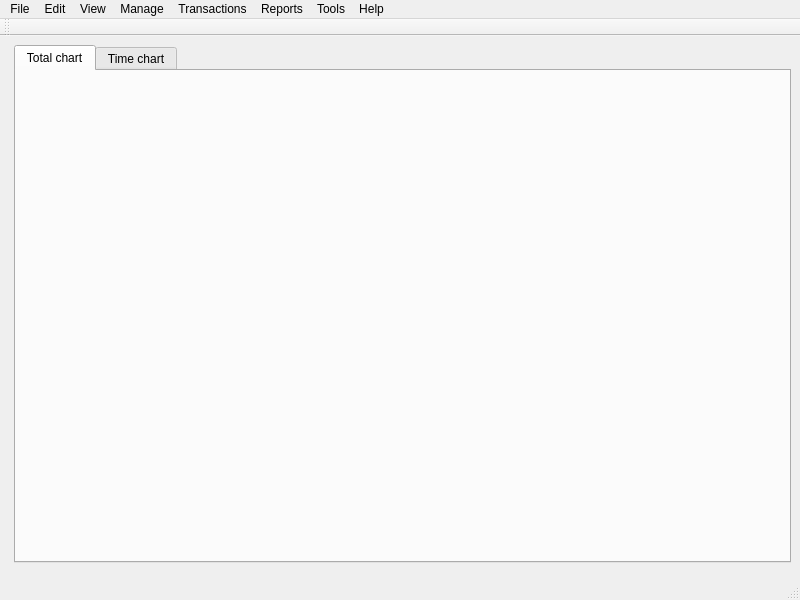
<?xml version="1.0" encoding="UTF-8"?>
<ui version="4.0">
 <class>MainWin</class>
 <widget class="QMainWindow" name="MainWin">
  <property name="geometry">
   <rect>
    <x>0</x>
    <y>0</y>
    <width>800</width>
    <height>600</height>
   </rect>
  </property>
  <property name="windowTitle">
   <string>MainWin</string>
  </property>
  <property name="windowIcon">
   <iconset resource="res/res.qrc">
    <normaloff>:/img/lucky-cat.svg</normaloff>:/img/lucky-cat.svg</iconset>
  </property>
  <property name="styleSheet">
   <string notr="true"/>
  </property>
  <widget class="QWidget" name="centralwidget">
   <layout class="QVBoxLayout" name="verticalLayout">
    <item>
     <layout class="QHBoxLayout" name="horizontalLayout_2">
      <property name="spacing">
       <number>5</number>
      </property>
      <property name="leftMargin">
       <number>0</number>
      </property>
      <property name="topMargin">
       <number>0</number>
      </property>
      <property name="rightMargin">
       <number>0</number>
      </property>
      <property name="bottomMargin">
       <number>0</number>
      </property>
      <item>
       <widget class="AccountSumWidget" name="m_iAccountSumWidget" native="true">
        <property name="styleSheet">
         <string notr="true"/>
        </property>
       </widget>
      </item>
      <item>
       <widget class="QTabWidget" name="tabWidget">
        <property name="currentIndex">
         <number>0</number>
        </property>
        <widget class="TotalChartWidget" name="m_iTotalChartWidget">
         <attribute name="title">
          <string>Total chart</string>
         </attribute>
        </widget>
        <widget class="TimeChartWidget" name="m_iTimeChartWidget">
         <attribute name="title">
          <string>Time chart</string>
         </attribute>
        </widget>
       </widget>
      </item>
     </layout>
    </item>
    <item>
     <widget class="BottomListsWidget" name="m_iBottomListsWidget" native="true"/>
    </item>
   </layout>
  </widget>
  <widget class="QMenuBar" name="menubar">
   <property name="geometry">
    <rect>
     <x>0</x>
     <y>0</y>
     <width>800</width>
     <height>23</height>
    </rect>
   </property>
   <widget class="QMenu" name="m_iFileMenu">
    <property name="title">
     <string>File</string>
    </property>
    <widget class="QMenu" name="m_iOpenRecentMenu">
     <property name="title">
      <string>Open _Recent</string>
     </property>
    </widget>
    <addaction name="m_iNewAction"/>
    <addaction name="m_iOpenAction"/>
    <addaction name="m_iOpenRecentMenu"/>
    <addaction name="separator"/>
    <addaction name="m_iSaveAction"/>
    <addaction name="m_iSaveAsAction"/>
    <addaction name="separator"/>
    <addaction name="m_iImportAction"/>
    <addaction name="m_iExportAsQIFAction"/>
    <addaction name="separator"/>
    <addaction name="m_iRevertAction"/>
    <addaction name="m_iRestoreBackupAction"/>
    <addaction name="separator"/>
    <addaction name="m_iPropertiesAction"/>
    <addaction name="separator"/>
    <addaction name="m_iCloseAction"/>
    <addaction name="m_iQuitAction"/>
   </widget>
   <widget class="QMenu" name="m_iEditMenu">
    <property name="title">
     <string>Edit</string>
    </property>
    <addaction name="m_iPreferencesAction"/>
   </widget>
   <widget class="QMenu" name="m_iViewMenu">
    <property name="title">
     <string>View</string>
    </property>
    <addaction name="m_iShowToolbarAction"/>
    <addaction name="m_iShowTotalChartAction"/>
    <addaction name="m_iShowTimeChartAction"/>
    <addaction name="m_iShowBottomListsAction"/>
    <addaction name="m_iShowEuroMinorAction"/>
   </widget>
   <widget class="QMenu" name="m_iManageMenu">
    <property name="title">
     <string>Manage</string>
    </property>
    <addaction name="m_iMgrWalletAction"/>
    <addaction name="m_iMgrAccountsAction"/>
    <addaction name="m_iMgrPayeesAction"/>
    <addaction name="m_iMgrCategoriesAction"/>
    <addaction name="m_iMgrScheduledTemplateAction"/>
    <addaction name="m_iMgrBudgetAction"/>
    <addaction name="m_iMgrBudgetTableViewAction"/>
    <addaction name="m_iMgrAssignmentsAction"/>
    <addaction name="m_iMgrCurrenciesAction"/>
    <addaction name="m_iMgrTagsAction"/>
   </widget>
   <widget class="QMenu" name="m_iTransactionsMenu">
    <property name="title">
     <string>Transactions</string>
    </property>
    <addaction name="m_iAddTransAction"/>
    <addaction name="m_iShowTransAction"/>
    <addaction name="m_iShowAllTransAction"/>
    <addaction name="separator"/>
    <addaction name="m_iSetSchedulerAction"/>
    <addaction name="m_iPostScheduledAction"/>
   </widget>
   <widget class="QMenu" name="m_iReportsMenu">
    <property name="title">
     <string>Reports</string>
    </property>
    <addaction name="m_iReportsStatisticsAction"/>
    <addaction name="m_iReportsTrendTimeAction"/>
    <addaction name="m_iReportsBalanceAction"/>
    <addaction name="m_iReportsBudgetAction"/>
    <addaction name="m_iReportsVehicleCostAction"/>
   </widget>
   <widget class="QMenu" name="m_iToolsMenu">
    <property name="title">
     <string>Tools</string>
    </property>
    <addaction name="m_iShowWelcomeDialogAction"/>
    <addaction name="m_iFileStatisticsAction"/>
    <addaction name="separator"/>
    <addaction name="m_iAnonymizeAction"/>
   </widget>
   <widget class="QMenu" name="m_iHelpMenu">
    <property name="title">
     <string>Help</string>
    </property>
    <addaction name="m_iContentsAction"/>
    <addaction name="m_iGetHelpOnlineAction"/>
    <addaction name="separator"/>
    <addaction name="m_iCheckForUpdatesAction"/>
    <addaction name="m_iReleaseNotesAction"/>
    <addaction name="m_iReportProblemAction"/>
    <addaction name="m_iTranslateAction"/>
    <addaction name="separator"/>
    <addaction name="m_iAboutAction"/>
   </widget>
   <addaction name="m_iFileMenu"/>
   <addaction name="m_iEditMenu"/>
   <addaction name="m_iViewMenu"/>
   <addaction name="m_iManageMenu"/>
   <addaction name="m_iTransactionsMenu"/>
   <addaction name="m_iReportsMenu"/>
   <addaction name="m_iToolsMenu"/>
   <addaction name="m_iHelpMenu"/>
  </widget>
  <widget class="QStatusBar" name="statusbar"/>
  <widget class="QToolBar" name="m_iToolBar">
   <property name="windowTitle">
    <string>toolBar</string>
   </property>
   <attribute name="toolBarArea">
    <enum>TopToolBarArea</enum>
   </attribute>
   <attribute name="toolBarBreak">
    <bool>false</bool>
   </attribute>
  </widget>
  <action name="m_iNewAction">
   <property name="icon">
    <iconset resource="res/res.qrc">
     <normaloff>:/img/hicolor_actions_24x24_hb-document-new.png</normaloff>:/img/hicolor_actions_24x24_hb-document-new.png</iconset>
   </property>
   <property name="text">
    <string>New</string>
   </property>
  </action>
  <action name="m_iOpenAction">
   <property name="icon">
    <iconset resource="res/res.qrc">
     <normaloff>:/img/hicolor_actions_24x24_hb-document-open.png</normaloff>:/img/hicolor_actions_24x24_hb-document-open.png</iconset>
   </property>
   <property name="text">
    <string>Open...</string>
   </property>
  </action>
  <action name="action1">
   <property name="text">
    <string>1</string>
   </property>
  </action>
  <action name="m_iSaveAction">
   <property name="icon">
    <iconset resource="res/res.qrc">
     <normaloff>:/img/hicolor_actions_24x24_hb-document-save.png</normaloff>:/img/hicolor_actions_24x24_hb-document-save.png</iconset>
   </property>
   <property name="text">
    <string>Save</string>
   </property>
  </action>
  <action name="m_iSaveAsAction">
   <property name="icon">
    <iconset resource="res/res.qrc">
     <normaloff>:/img/hicolor_actions_24x24_hb-document-save-as.png</normaloff>:/img/hicolor_actions_24x24_hb-document-save-as.png</iconset>
   </property>
   <property name="text">
    <string>Save As...</string>
   </property>
  </action>
  <action name="m_iImportAction">
   <property name="icon">
    <iconset resource="res/res.qrc">
     <normaloff>:/img/hicolor_actions_24x24_hb-file-import.png</normaloff>:/img/hicolor_actions_24x24_hb-file-import.png</iconset>
   </property>
   <property name="text">
    <string>Import...</string>
   </property>
  </action>
  <action name="m_iExportAsQIFAction">
   <property name="text">
    <string>Export as QIF...</string>
   </property>
  </action>
  <action name="m_iRevertAction">
   <property name="text">
    <string>Revert</string>
   </property>
  </action>
  <action name="m_iRestoreBackupAction">
   <property name="text">
    <string>Restore backup</string>
   </property>
  </action>
  <action name="m_iPropertiesAction">
   <property name="text">
    <string>Properties...</string>
   </property>
  </action>
  <action name="m_iCloseAction">
   <property name="text">
    <string>Close</string>
   </property>
  </action>
  <action name="m_iQuitAction">
   <property name="text">
    <string>Quit</string>
   </property>
  </action>
  <action name="m_iPreferencesAction">
   <property name="text">
    <string>Preferences...</string>
   </property>
  </action>
  <action name="m_iShowToolbarAction">
   <property name="checkable">
    <bool>true</bool>
   </property>
   <property name="text">
    <string>Toolbar</string>
   </property>
  </action>
  <action name="m_iShowTotalChartAction">
   <property name="checkable">
    <bool>true</bool>
   </property>
   <property name="text">
    <string>Total Chart</string>
   </property>
  </action>
  <action name="m_iShowTimeChartAction">
   <property name="checkable">
    <bool>true</bool>
   </property>
   <property name="text">
    <string>Time Chart</string>
   </property>
  </action>
  <action name="m_iShowBottomListsAction">
   <property name="checkable">
    <bool>true</bool>
   </property>
   <property name="text">
    <string>Bottom Lists</string>
   </property>
  </action>
  <action name="m_iShowEuroMinorAction">
   <property name="checkable">
    <bool>true</bool>
   </property>
   <property name="text">
    <string>Euro minor</string>
   </property>
  </action>
  <action name="m_iMgrWalletAction">
   <property name="text">
    <string>Wallet...</string>
   </property>
  </action>
  <action name="m_iMgrAccountsAction">
   <property name="icon">
    <iconset resource="res/res.qrc">
     <normaloff>:/img/hicolor_actions_24x24_hb-account.png</normaloff>:/img/hicolor_actions_24x24_hb-account.png</iconset>
   </property>
   <property name="text">
    <string>Accounts...</string>
   </property>
  </action>
  <action name="m_iMgrPayeesAction">
   <property name="icon">
    <iconset resource="res/res.qrc">
     <normaloff>:/img/hicolor_actions_24x24_hb-payee.png</normaloff>:/img/hicolor_actions_24x24_hb-payee.png</iconset>
   </property>
   <property name="text">
    <string>Payees...</string>
   </property>
  </action>
  <action name="m_iMgrCategoriesAction">
   <property name="icon">
    <iconset resource="res/res.qrc">
     <normaloff>:/img/hicolor_actions_24x24_hb-category.png</normaloff>:/img/hicolor_actions_24x24_hb-category.png</iconset>
   </property>
   <property name="text">
    <string>Categories...</string>
   </property>
  </action>
  <action name="m_iMgrScheduledTemplateAction">
   <property name="icon">
    <iconset resource="res/res.qrc">
     <normaloff>:/img/hicolor_actions_24x24_hb-archive.png</normaloff>:/img/hicolor_actions_24x24_hb-archive.png</iconset>
   </property>
   <property name="text">
    <string>Scheduled/Template...</string>
   </property>
  </action>
  <action name="m_iMgrBudgetAction">
   <property name="icon">
    <iconset resource="res/res.qrc">
     <normaloff>:/img/hicolor_actions_24x24_hb-budget.png</normaloff>:/img/hicolor_actions_24x24_hb-budget.png</iconset>
   </property>
   <property name="text">
    <string>Budget...</string>
   </property>
  </action>
  <action name="m_iMgrBudgetTableViewAction">
   <property name="text">
    <string>Budget (table view)...</string>
   </property>
  </action>
  <action name="m_iMgrAssignmentsAction">
   <property name="icon">
    <iconset resource="res/res.qrc">
     <normaloff>:/img/hicolor_actions_24x24_hb-assign.png</normaloff>:/img/hicolor_actions_24x24_hb-assign.png</iconset>
   </property>
   <property name="text">
    <string>Assignments...</string>
   </property>
  </action>
  <action name="m_iMgrCurrenciesAction">
   <property name="icon">
    <iconset resource="res/res.qrc">
     <normaloff>:/img/hicolor_actions_24x24_hb-currency.png</normaloff>:/img/hicolor_actions_24x24_hb-currency.png</iconset>
   </property>
   <property name="text">
    <string>Currencies...</string>
   </property>
  </action>
  <action name="m_iMgrTagsAction">
   <property name="text">
    <string>Tags...</string>
   </property>
  </action>
  <action name="m_iAddTransAction">
   <property name="icon">
    <iconset resource="res/res.qrc">
     <normaloff>:/img/hicolor_actions_24x24_hb-ope-add.png</normaloff>:/img/hicolor_actions_24x24_hb-ope-add.png</iconset>
   </property>
   <property name="text">
    <string>Add...</string>
   </property>
  </action>
  <action name="m_iShowTransAction">
   <property name="icon">
    <iconset resource="res/res.qrc">
     <normaloff>:/img/hicolor_actions_24x24_hb-ope-show.png</normaloff>:/img/hicolor_actions_24x24_hb-ope-show.png</iconset>
   </property>
   <property name="text">
    <string>Show...</string>
   </property>
  </action>
  <action name="m_iShowAllTransAction">
   <property name="text">
    <string>Show all...</string>
   </property>
  </action>
  <action name="m_iSetSchedulerAction">
   <property name="text">
    <string>Set scheduler...</string>
   </property>
  </action>
  <action name="m_iPostScheduledAction">
   <property name="text">
    <string>Post scheduled</string>
   </property>
  </action>
  <action name="m_iReportsStatisticsAction">
   <property name="icon">
    <iconset resource="res/res.qrc">
     <normaloff>:/img/hicolor_actions_24x24_hb-rep-stats.png</normaloff>:/img/hicolor_actions_24x24_hb-rep-stats.png</iconset>
   </property>
   <property name="text">
    <string>Statistics...</string>
   </property>
  </action>
  <action name="m_iReportsTrendTimeAction">
   <property name="icon">
    <iconset resource="res/res.qrc">
     <normaloff>:/img/hicolor_actions_24x24_hb-rep-time.png</normaloff>:/img/hicolor_actions_24x24_hb-rep-time.png</iconset>
   </property>
   <property name="text">
    <string>Trend Time...</string>
   </property>
  </action>
  <action name="m_iReportsBalanceAction">
   <property name="icon">
    <iconset resource="res/res.qrc">
     <normaloff>:/img/hicolor_actions_24x24_hb-rep-balance.png</normaloff>:/img/hicolor_actions_24x24_hb-rep-balance.png</iconset>
   </property>
   <property name="text">
    <string>Balance...</string>
   </property>
  </action>
  <action name="m_iReportsBudgetAction">
   <property name="icon">
    <iconset resource="res/res.qrc">
     <normaloff>:/img/hicolor_actions_24x24_hb-rep-budget.png</normaloff>:/img/hicolor_actions_24x24_hb-rep-budget.png</iconset>
   </property>
   <property name="text">
    <string>Budget...</string>
   </property>
  </action>
  <action name="m_iReportsVehicleCostAction">
   <property name="icon">
    <iconset resource="res/res.qrc">
     <normaloff>:/img/hicolor_actions_24x24_hb-rep-vehicle.png</normaloff>:/img/hicolor_actions_24x24_hb-rep-vehicle.png</iconset>
   </property>
   <property name="text">
    <string>Vehicle cost...</string>
   </property>
  </action>
  <action name="m_iShowWelcomeDialogAction">
   <property name="text">
    <string>Show welcome dialog...</string>
   </property>
  </action>
  <action name="m_iFileStatisticsAction">
   <property name="text">
    <string>File statistics...</string>
   </property>
  </action>
  <action name="m_iAnonymizeAction">
   <property name="text">
    <string>Anonymize...</string>
   </property>
  </action>
  <action name="m_iContentsAction">
   <property name="text">
    <string>Contents</string>
   </property>
  </action>
  <action name="m_iGetHelpOnlineAction">
   <property name="icon">
    <iconset resource="res/res.qrc">
     <normaloff>:/img/hicolor_actions_24x24_hb-help.png</normaloff>:/img/hicolor_actions_24x24_hb-help.png</iconset>
   </property>
   <property name="text">
    <string>Get Help Online...</string>
   </property>
  </action>
  <action name="m_iCheckForUpdatesAction">
   <property name="text">
    <string>Check for updates...</string>
   </property>
  </action>
  <action name="m_iReleaseNotesAction">
   <property name="text">
    <string>Release Notes</string>
   </property>
  </action>
  <action name="m_iReportProblemAction">
   <property name="text">
    <string>Report a Problem...</string>
   </property>
  </action>
  <action name="m_iTranslateAction">
   <property name="text">
    <string>Translate this Application...</string>
   </property>
  </action>
  <action name="m_iAboutAction">
   <property name="text">
    <string>About</string>
   </property>
  </action>
 </widget>
 <customwidgets>
  <customwidget>
   <class>AccountSumWidget</class>
   <extends>QWidget</extends>
   <header location="global">account_sum_widget.h</header>
   <container>1</container>
  </customwidget>
  <customwidget>
   <class>TotalChartWidget</class>
   <extends>QWidget</extends>
   <header location="global">total_chart_widget.h</header>
   <container>1</container>
  </customwidget>
  <customwidget>
   <class>TimeChartWidget</class>
   <extends>QWidget</extends>
   <header location="global">time_chart_widget.h</header>
   <container>1</container>
  </customwidget>
  <customwidget>
   <class>BottomListsWidget</class>
   <extends>QWidget</extends>
   <header location="global">bottom_lists_widget.h</header>
   <container>1</container>
  </customwidget>
 </customwidgets>
 <resources>
  <include location="res/res.qrc"/>
 </resources>
 <connections>
  <connection>
   <sender>m_iNewAction</sender>
   <signal>triggered()</signal>
   <receiver>MainWin</receiver>
   <slot>__action_new()</slot>
   <hints>
    <hint type="sourcelabel">
     <x>-1</x>
     <y>-1</y>
    </hint>
    <hint type="destinationlabel">
     <x>399</x>
     <y>299</y>
    </hint>
   </hints>
  </connection>
  <connection>
   <sender>m_iMgrAccountsAction</sender>
   <signal>triggered()</signal>
   <receiver>MainWin</receiver>
   <slot>__action_mgr()</slot>
   <hints>
    <hint type="sourcelabel">
     <x>-1</x>
     <y>-1</y>
    </hint>
    <hint type="destinationlabel">
     <x>399</x>
     <y>299</y>
    </hint>
   </hints>
  </connection>
  <connection>
   <sender>m_iMgrCategoriesAction</sender>
   <signal>triggered()</signal>
   <receiver>MainWin</receiver>
   <slot>__action_mgr()</slot>
   <hints>
    <hint type="sourcelabel">
     <x>-1</x>
     <y>-1</y>
    </hint>
    <hint type="destinationlabel">
     <x>399</x>
     <y>299</y>
    </hint>
   </hints>
  </connection>
  <connection>
   <sender>m_iMgrPayeesAction</sender>
   <signal>triggered()</signal>
   <receiver>MainWin</receiver>
   <slot>__action_mgr()</slot>
   <hints>
    <hint type="sourcelabel">
     <x>-1</x>
     <y>-1</y>
    </hint>
    <hint type="destinationlabel">
     <x>399</x>
     <y>299</y>
    </hint>
   </hints>
  </connection>
  <connection>
   <sender>m_iAddTransAction</sender>
   <signal>triggered()</signal>
   <receiver>MainWin</receiver>
   <slot>__action_mgr()</slot>
   <hints>
    <hint type="sourcelabel">
     <x>-1</x>
     <y>-1</y>
    </hint>
    <hint type="destinationlabel">
     <x>399</x>
     <y>299</y>
    </hint>
   </hints>
  </connection>
  <connection>
   <sender>m_iShowTransAction</sender>
   <signal>triggered()</signal>
   <receiver>MainWin</receiver>
   <slot>__action_mgr()</slot>
   <hints>
    <hint type="sourcelabel">
     <x>-1</x>
     <y>-1</y>
    </hint>
    <hint type="destinationlabel">
     <x>399</x>
     <y>299</y>
    </hint>
   </hints>
  </connection>
  <connection>
   <sender>m_iShowAllTransAction</sender>
   <signal>triggered()</signal>
   <receiver>MainWin</receiver>
   <slot>__action_mgr()</slot>
   <hints>
    <hint type="sourcelabel">
     <x>-1</x>
     <y>-1</y>
    </hint>
    <hint type="destinationlabel">
     <x>399</x>
     <y>299</y>
    </hint>
   </hints>
  </connection>
 </connections>
 <slots>
  <slot>__action_new()</slot>
  <slot>__action_mgr()</slot>
 </slots>
</ui>
